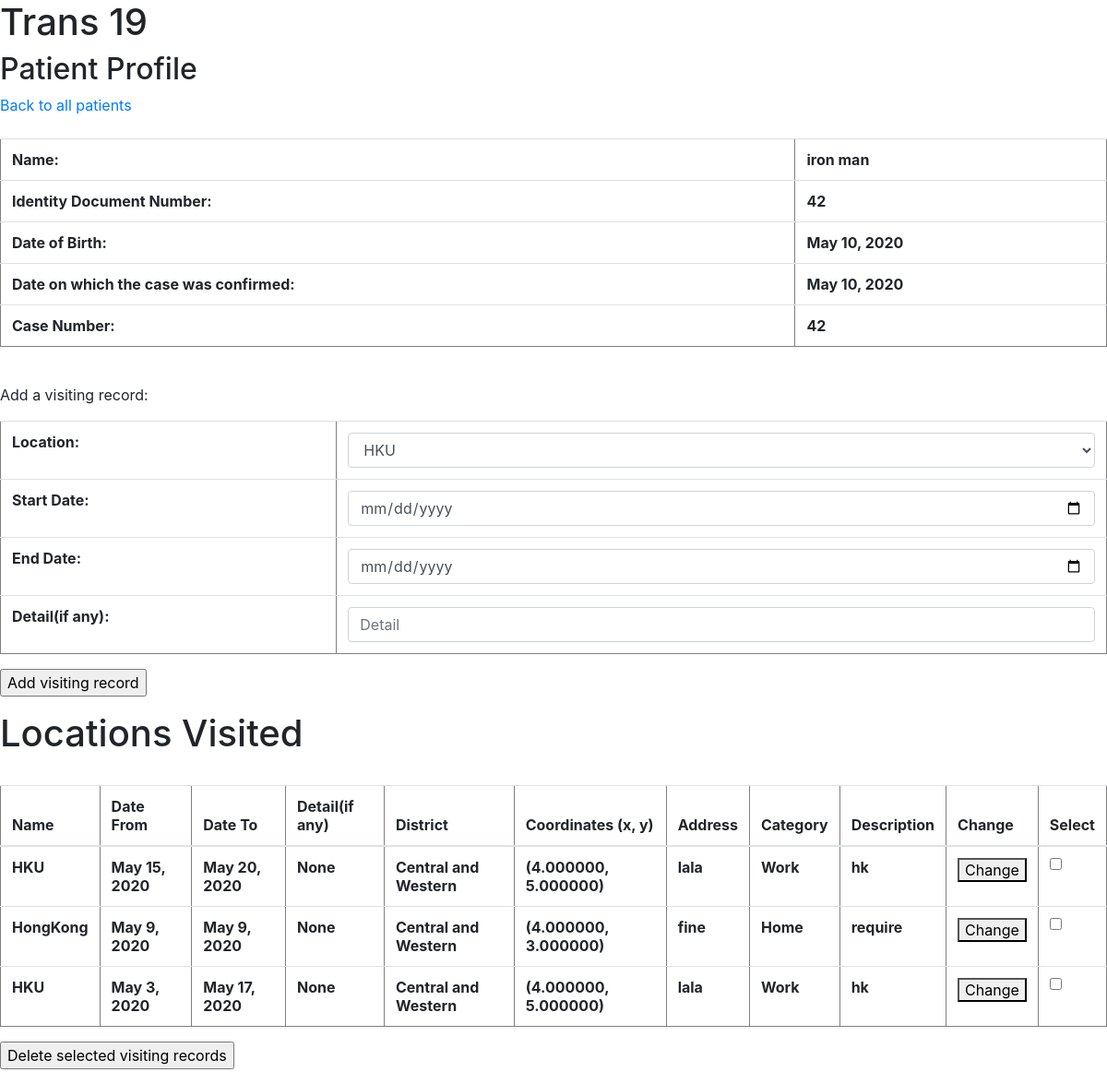
Page /patients/42/ on the committed database.
### patients/models.py (models this page shows, shortened)
class Patient(models.Model):
    name = models.CharField(max_length = 50)
    id_document_no  = models.CharField(max_length = 50)
    date_of_birth = models.DateField()
    date_of_confirmation = models.DateField()
    case_no = models.CharField(max_length = 20, primary_key=True)

class VisitingRecord(models.Model):
    start_date = models.DateField()
    end_date = models.DateField()
    loc = models.ForeignKey(Location, null=True, on_delete=models.CASCADE)
    case_no = models.CharField(max_length=20)
    detail = models.CharField(max_length=500, null=True, blank=True)

class Location(models.Model):
    name = models.CharField(max_length = 50)
    x = models.DecimalField(max_digits=12, decimal_places=6)
    y = models.DecimalField(max_digits=12, decimal_places=6)
    address_line_1 = models.CharField(max_length = 100, null=True, blank=True)
    address_line_2 = models.CharField(max_length = 100, null=True, blank=True)
    address_line_3 = models.CharField(max_length = 100, null=True, blank=True)
    description = models.TextField(blank=True)
    class Category_choices(models.TextChoices):
        home = "home", "Home"
        work = "work", "Work"
        vacation = "vac", "Vacation"
    category = models.CharField(
        max_length=10,
        choices=Category_choices.choices,
        default=Category_choices.home
    )
    class District_choices(models.TextChoices):
        cw = "1", "Central and Western"
        e = "2", "Eastern"
        s = "3", "Southern"
        wc = "4", "Wan Chai"
        ssp = "5", "Sham Shui Po"
        kc = "6", "Kowloon City"
        kt = "7", "Kwun Tong"
        wts = "8", "Wong Tai Sin"
        ytm = "9", "Yau Tsim Mong"
        i = "10", "Islands"
        kwts = "11", "Kwai Tsing"
        n = "12", "North"
        sk = "13", "Sai Kung"
        st = "14", "Sha Tin"
        tp = "15", "Tai Po"
        tw = "16", "Tsuen Wan"
        tm = "17", "Tuen Mun"
        yl = "18", "Yuen Long"
    district = models.CharField(
        max_length=20,
        choices=District_choices.choices,
        default=District_choices.cw
    )

### patients/views.py (the view, shortened to what this page needs)
class PatientProfile(LoginRequiredMixin, TemplateView):
    def dispatch(self, request, *args, **kwargs):
        page_case_no = self.kwargs["case_no"]
        return render(request, 'patientprofile.html', {"patient": Patient.objects.get(pk=page_case_no),
                       "visiting_records": VisitingRecord.objects.filter(case_no=page_case_no),
                       "locations": Location.objects.all()})

### templates/patientprofile.html (shortened to what this page needs)
<head>
  <link rel="stylesheet" href="https://stackpath.bootstrapcdn.com/bootstrap/4.4.1/css/bootstrap.min.css">
</head>
<h1>Trans 19</h1>
<h2>Patient Profile</h2>
<a href="/patients/">Back to all patients</a>
<table border="1" class="table">
    <tr>
        <th>Name: </th>
        <th>{{ patient.name }}</th>
    </tr>
    <tr>
        <th>Identity Document Number: </th>
        <th>{{ patient.id_document_no }}</th>
    </tr>
    <tr>
        <th>Date of Birth: </th>
        <th>{{ patient.date_of_birth }}</th>
    </tr>
    <tr>
        <th>Date on which the case was confirmed: </th>
        <th>{{ patient.date_of_confirmation }}</th>
    </tr>
    <tr>
        <th>Case Number: </th>
        <th>{{ patient.case_no }}</th>
    </tr>
</table>
<p>Add a visiting record:</p>
<form action="{% url 'patients_profile' patient.case_no %}" method="post">
  <table border="1" class="table">
    <tr>
      <th>Location: </th>
      <th><select name="location" class="form-control" required>
          {% for lo in locations %}
            <option value="{{ lo.name }}">{{ lo.name }}</option>
          {% endfor %}
          </select>
      </th>
    </tr>
    <tr>
      <th>Start Date: </th>
      <th><input type="date" name="start_date" class="form-control"
           placeholder="Start Date" required></th>
    </tr>
    <tr>
      <th>End Date: </th>
      <th><input type="date" name="end_date" class="form-control"
           placeholder="End Date" required></th>
    </tr>
    <tr>
      <th>Detail(if any): </th>
      <th><input name="detail" class="form-control"
           placeholder="Detail"></th>
    </tr>
  </table>
  <p><input type="submit" name="add_submit" value="Add visiting record" /></p>
</form>
<h1>Locations Visited</h1>
<form action="{% url 'patients_profile' patient.case_no %}" method="post">
  <table class="table" border="1">
    <thead>
      <tr>
        <th>Name</th>
        <th>Date From</th>
        <th>Date To</th>
        <th>Detail(if any)</th>
        <th>District</th>
        <th>Coordinates (x, y)</th>
        <th>Address</th>
        <th>Category</th>
        <th>Description</th>
        <th>Change</th>
        <th>Select</th>
      </tr>
    </thead>
    <tbody>
      {% for vr in visiting_records %}
      <tr>
        <th> {{ vr.loc.name }} </th>
        <th> {{ vr.start_date }} </th>
        <th> {{ vr.end_date }} </th>
        <th> {{ vr.detail }} </th>
        <th> {{ vr.loc.district }} </th>
        <th> ({{ vr.loc.x }}, {{ vr.loc.y }}) </th>
        <th>
             {% if vr.loc.address_line_1 != None %} {{ vr.loc.address_line_1 }} <br> {% endif %}
             {% if vr.loc.address_line_2 != None %} {{ vr.loc.address_line_2 }} <br> {% endif %}
        </th>
        <th> {{ vr.loc.category }}</th>
        <th> {{ vr.loc.description }}</th>
        <th>
          <button type="button" onclick="window.location.href='{% url 'records_modify' patient.case_no vr.id %}'">
            Change
          </button>
        </th>
        <th>
          <input type='checkbox' value="{{ vr.id }}" name='check_box_list'>
        </th>
      </tr>
      {% empty %}
      <tr>Empty Record</tr>
      {% endfor %}
    </tbody>
  </table>
<input type='submit' name='delete_submit' value='Delete selected visiting records'>
</form>

### rows in the picture
Patient: name "iron man", id_document_no "42", date_of_birth "May 10, 2020", date_of_confirmation "May 10, 2020", case_no "42"
VisitingRecord: loc.name "HKU", start_date "May 15, 2020", end_date "May 20, 2020", detail "None", loc.district "Central and Western", loc.x "4.000000", loc.y "5.000000", loc.address_line_1 "lala", loc.category "Work", loc.description "hk"
VisitingRecord: loc.name "HongKong", start_date "May 9, 2020", end_date "May 9, 2020", detail "None", loc.district "Central and Western", loc.x "4.000000", loc.y "3.000000", loc.address_line_1 "fine", loc.category "Home", loc.description "require"
VisitingRecord: loc.name "HKU", start_date "May 3, 2020", end_date "May 17, 2020", detail "None", loc.district "Central and Western", loc.x "4.000000", loc.y "5.000000", loc.address_line_1 "lala", loc.category "Work", loc.description "hk"

### other values in the picture
form field location "HKU"
